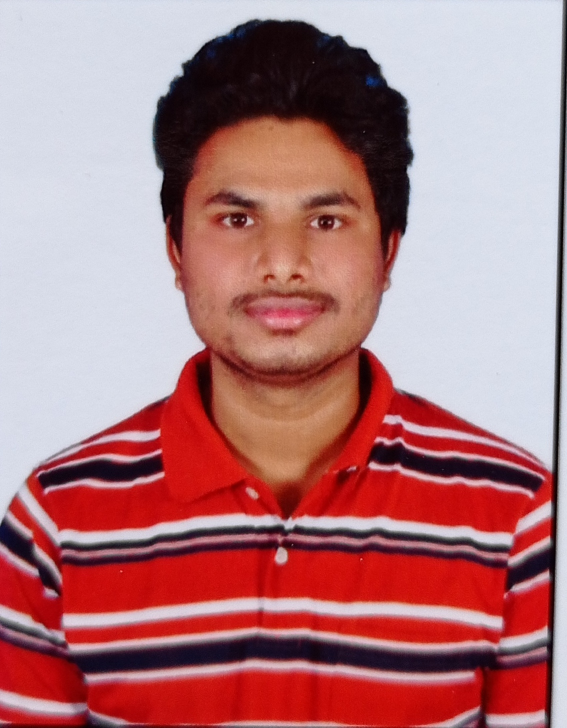
#> input picture 4. Object Detection/ImageforopenCV/shalem.jpg, 1134 x 1455 px, found by its file name (shown at 1/2 size)
$ jupyter execute OpenCV.ipynb   (text cells are left out)
#> lines starting #> are read from the running program, lines starting #| are printed output that depends on the picture; after the words box and inside, x2 and y2 are one past the last pixel; in counts of white or black regions, pixels touching at a corner belong together
[cell 1]
import cv2
import numpy as np

[cell 2]
img=cv2.imread("F:/Naresh IT/DataScience Naresh I Technologies/DataScience/5. Artificial Intelligence or Deep Learning/Computer Vision/ImageforopenCV/shalem.jpg",1)
#> img is the input picture: shape (1455, 1134, 3); mean B, G, R 124.8, 121.2, 176.9

[cell 3]
print(img)
#> (printed output is left out)

[cell 4]
img.shape
#> Out = (1455, 1134, 3)

[cell 5]
img.shape[0] #height
#> Out = 1455

[cell 6]
img.shape[1] #Width
#> Out = 1134

[cell 7]
cv2.imshow('Shalem_Bheemadolu',img)
cv2.waitKey()
cv2.destroyAllWindows()

[cell 8]
img=cv2.imread("F:/Naresh IT/DataScience Naresh I Technologies/DataScience/5. Artificial Intelligence or Deep Learning/Computer Vision/ImageforopenCV/shalem.jpg",0)
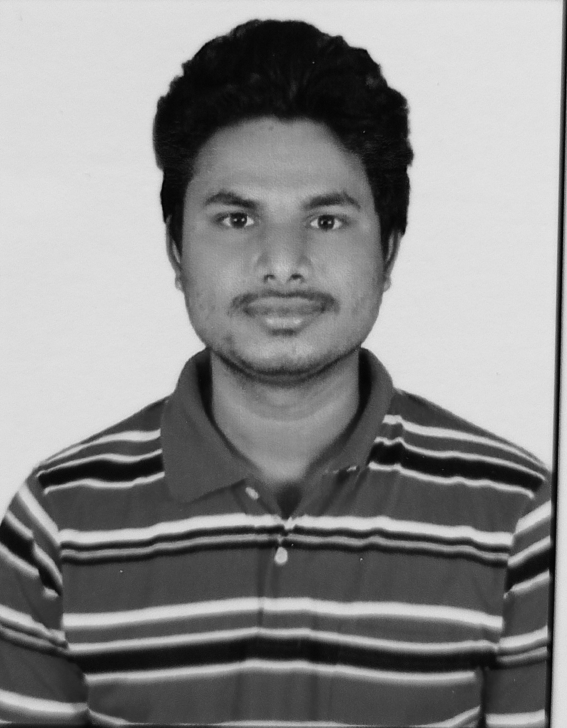
#> img: shape (1455, 1134) (shown at 1/2 size); min 0, max 231, mean 138.3
cv2.imshow('shalem_B/W',img)
cv2.waitKey()
cv2.destroyAllWindows()

[cell 9]
img=cv2.imread("F:/Naresh IT/DataScience Naresh I Technologies/DataScience/5. Artificial Intelligence or Deep Learning/Computer Vision/ImageforopenCV/shalem.jpg",1)
cv2.imshow('shalem',img)
cv2.waitKey()
cv2.destroyAllWindows()

[cell 10]
img=cv2.imread("F:/Naresh IT/DataScience Naresh I Technologies/DataScience/5. Artificial Intelligence or Deep Learning/Computer Vision/ImageforopenCV/shalem.jpg",0)
cv2.imshow('shalem',img)
cv2.waitKey()
cv2.destroyAllWindows()
cv2.imwrite('shalem_b_w.jpg',img)
#> Out = True

[cell 11]
img.shape[0]*0.5
#> Out = 727.5

[cell 12]
img.shape[1]*0.5
#> Out = 567

[cell 13]
img=cv2.imread("F:/Naresh IT/DataScience Naresh I Technologies/DataScience/5. Artificial Intelligence or Deep Learning/Computer Vision/ImageforopenCV/shalem.jpg")
resized_image=cv2.resize(img,(727,567))
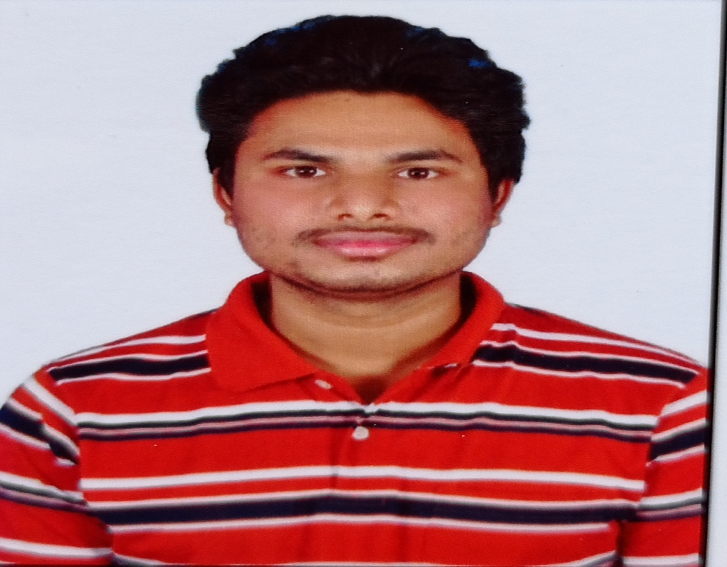
#> resized_image: shape (567, 727, 3); mean B, G, R 124.7, 121.1, 176.7
cv2.imshow('shalem',resized_image)
cv2.waitKey()
cv2.destroyAllWindows()

[cell 14]
face_classifier=cv2.CascadeClassifier('F:/Naresh IT/DataScience Naresh I Technologies/DataScience/5. Artificial Intelligence or Deep Learning/Computer Vision/Haarcascades/haarcascade_frontalface_default.xml')

# Load the image and convert it into grayscale

image=cv2.imread('F:/Naresh IT/DataScience Naresh I Technologies/DataScience/5. Artificial Intelligence or Deep Learning/Computer Vision/ImageforopenCV/shalem.jpg')
image=cv2.resize(image,(500,500))
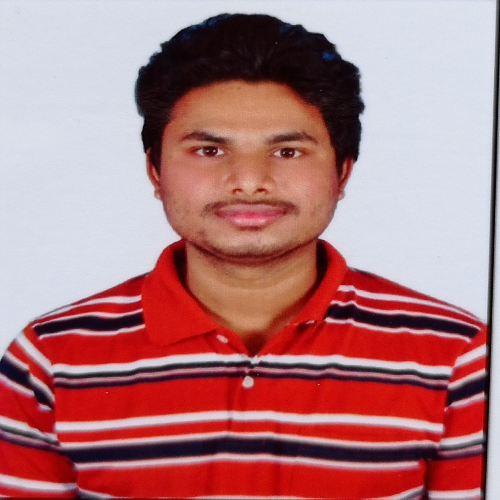
#> image: shape (500, 500, 3); mean B, G, R 124.7, 121.1, 176.7
gray=cv2.cvtColor(image,cv2.COLOR_BGR2GRAY)
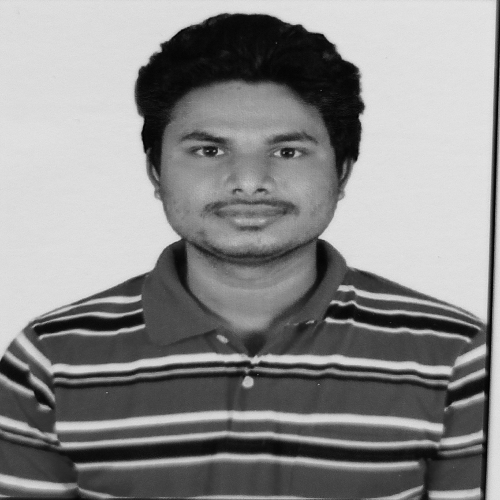
#> gray: shape (500, 500); min 0, max 229, mean 138.2

faces=face_classifier.detectMultiScale(gray,1.05,5)
#> faces = [[143, 70, 212, 212]]

[cell 15]
print(faces)
#| [[143  70 212 212]]

[cell 16]
face_classifier=cv2.CascadeClassifier('F:/Naresh IT/DataScience Naresh I Technologies/DataScience/5. Artificial Intelligence or Deep Learning/Computer Vision/Haarcascades/haarcascade_frontalface_default.xml')

# Load the image and convert it into grayscale

image=cv2.imread('F:/Naresh IT/DataScience Naresh I Technologies/DataScience/5. Artificial Intelligence or Deep Learning/Computer Vision/ImageforopenCV/shalem.jpg')
resize_image=cv2.resize(image,(500,500))
gray=cv2.cvtColor(resize_image,cv2.COLOR_BGR2GRAY)

faces=face_classifier.detectMultiScale(gray,1.05,5)

if faces is ():
    print('No faces found')

for (x,y,w,h) in faces:
    cv2.rectangle(resize_image,(x,y),(x+w,y+h),(100,255,100),1)  #(B,G,R)

    cv2.imshow('Face detection',resize_image)
    cv2.waitKey()
    cv2.destroyAllWindows()
#> this loop made 1 pass
#> pass 1, `cv2.imshow('Face detection',resize_image)`:
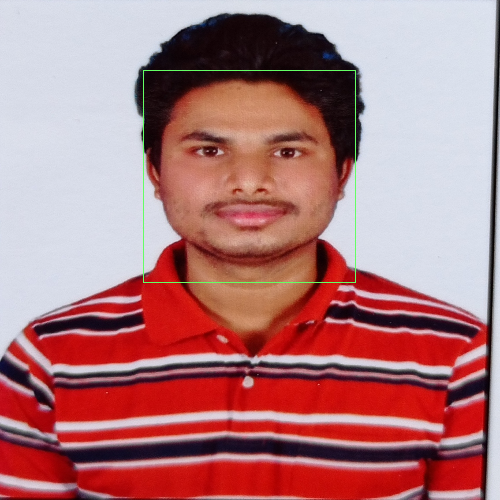
#> window 'Face detection': shape (500, 500, 3); mean B, G, R 124.8, 121.7, 176.7

[cell 17]
face_classifier=cv2.CascadeClassifier('F:/Naresh IT/DataScience Naresh I Technologies/DataScience/5. Artificial Intelligence or Deep Learning/Computer Vision/Haarcascades/haarcascade_frontalface_default.xml')
eye_classifier=cv2.CascadeClassifier('F:/Naresh IT/DataScience Naresh I Technologies/DataScience/5. Artificial Intelligence or Deep Learning/Computer Vision/Haarcascades/haarcascade_eye.xml')

# Load the image and convert it into grayscale

image=cv2.imread('F:/Naresh IT/DataScience Naresh I Technologies/DataScience/5. Artificial Intelligence or Deep Learning/Computer Vision/ImageforopenCV/shalem.jpg')
resize_image=cv2.resize(image,(500,500))
gray=cv2.cvtColor(resize_image,cv2.COLOR_BGR2GRAY)

faces=face_classifier.detectMultiScale(gray,1.3,5)
#> faces = [[139, 70, 209, 209]]

if faces is ():
    print('No faces found')

for (x,y,w,h) in faces:
    cv2.rectangle(resize_image,(x,y),(x+w,y+h),(0,255,0),2)  #(B,G,R)
    roi_gray=gray[y:y+h,x:x+w]
    roi_color=resize_image[y:y+h,x:x+w]
    eyes=eye_classifier.detectMultiScale(roi_gray)
    for (ex,ey,ew,eh) in eyes:
        cv2.rectangle(roi_color,(ex,ey),(ex+ew,ey+eh),(255,0,255),2)


    cv2.imshow('Shalem_Bheemadolu',resize_image)
    cv2.waitKey()
    cv2.destroyAllWindows()
#> this loop made 1 pass
#> (x, y, w, h, eyes) on pass 1: (139, 70, 209, 209, [[47, 59, 43, 43], [126, 61, 43, 43]])
#> pass 1, `roi_gray=gray[y:y+h,x:x+w]`:
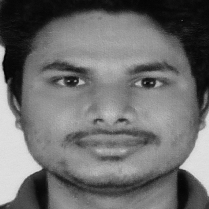
#> roi_gray: shape (209, 209); min 3, max 226, mean 109.7
#> pass 1, `roi_color=resize_image[y:y+h,x:x+w]`:
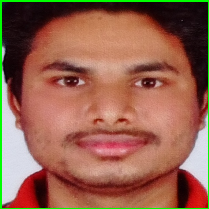
#> roi_color: shape (209, 209, 3); mean B, G, R 78.3, 98.5, 148.6
#> pass 1, `cv2.imshow('Shalem_Bheemadolu',resize_image)`:
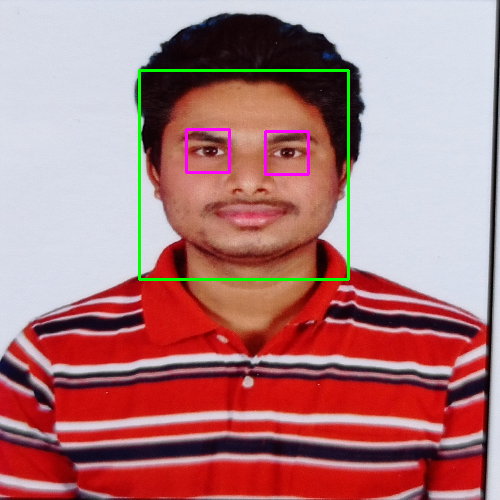
#> window 'Shalem_Bheemadolu': shape (500, 500, 3); mean B, G, R 124.5, 122.3, 175.8
#> after the loop:
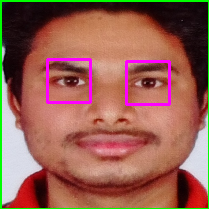
#> roi_color: shape (209, 209, 3); 2.34% of pixels changed, all inside (x1, y1, x2, y2) = (46, 58, 171, 106)

[cell 18]
# doing some face recognition from webcam
import cv2
video=cv2.VideoCapture(0) # 0 is for webcam

while True:
    check,frame=video.read()
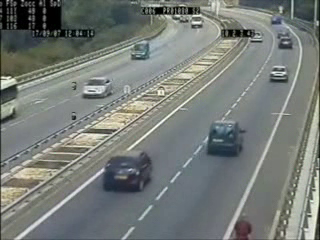
#> input picture frame 75 of 4. Object Detection/ImageforopenCV/cars.avi, 320 x 240 px, given in place of the camera
#> frame is the input picture: shape (240, 320, 3); mean B, G, R 120, 123.9, 118.8
    gray=cv2.cvtColor(frame,cv2.COLOR_BGR2GRAY)
#> gray: shape (240, 320)
    cv2.imshow('Video',gray)
    if cv2.waitKey(1)==ord('r'):
#> (key q is pressed here)
        break

video.release()
cv2.destroyAllWindows()
